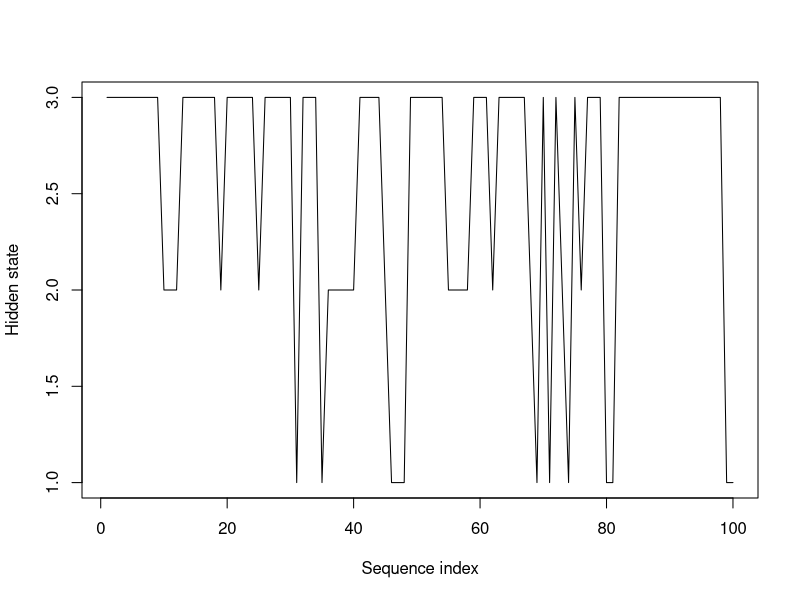

Write the R code that produced this figure.
# Name: HMMsimFct
# Author: Asger Hobolth
# Purpose:
# Simulation from a HMM of specified length
#--------------------------------------------------------
# Input:
# InitProb: Initial probabilities for hidden states
# TransProb: Transition probabilities;
#            Probabilities between hidden states
#            nHS times nHS matrix
# EmisProb: Emission probabilities
# Len: Length of hidden and emitted sequences
#
# Output:
# Sim: List of hidden and emitted sequence
# $HidSeq and $ObsSeq
#---------------------------------------------------------
HMMsimFct <- function(InitProb,TransProb,EmisProb,len){
  HidSeq <- rep(0,len)
  ObsSeq <- rep(0,len)
  nHS <- nrow(TransProb)
  nE <- ncol(EmisProb)
  HidSeq[1] <- sample(1:nHS,size=1,replace=TRUE,InitProb)
  ObsSeq[1] <- sample(1:nE,size=1,replace=TRUE,EmisProb[HidSeq[1],])
  for (i in 2:len){
    HidSeq[i] <- sample(1:nHS,size=1,replace=TRUE,TransProb[HidSeq[i-1],])
    ObsSeq[i] <- sample(1:nE,size=1,replace=TRUE,EmisProb[HidSeq[i],])
  }
  Sim <- list()
  Sim$HidSeq <- HidSeq
  Sim$ObsSeq <- ObsSeq
  return(Sim)
}
##------------------------------
## Example of HMM simulation
##------------------------------
## Three hidden states
## Initial probabilities
IntPrb <- c(1/3,1/3,1/3)
## Transition probabilities
TrnsPrb <- matrix(c(0.5,0.2,0.3,
                    0.3,0.4,0.3,
                    0.1,0.1,0.8),
                  byrow=TRUE,nrow=3,ncol=3)
## Four possible emissions
EmsPrb <- matrix(c(1/2,1/4,1/8,1/8,
                   1/8,3/4,1/16,1/16,
                   1/10,1/10,2/5,2/5),
                 byrow=TRUE,nrow=3,ncol=4)
## Simulated sequence of length 100
Ln <- 100
HMMsim <- HMMsimFct(IntPrb,TrnsPrb,EmsPrb,Ln)
print(HMMsim)
plot(HMMsim$HidSeq,type="l",
     xlab="Sequence index",ylab="Hidden state")
